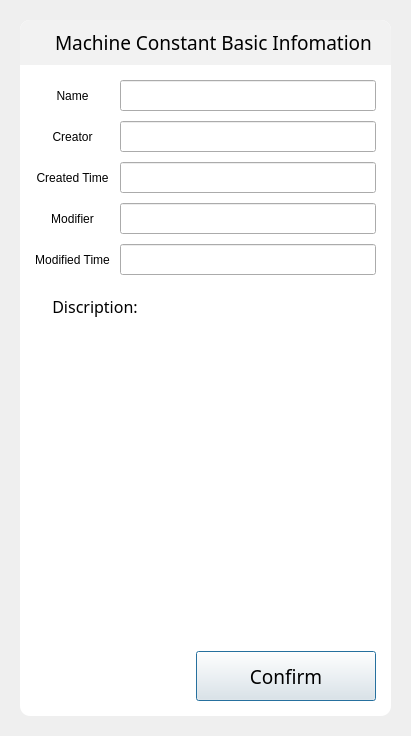
<?xml version="1.0" encoding="UTF-8"?>
<ui version="4.0">
 <class>ConstantBasicInformation</class>
 <widget class="QDialog" name="ConstantBasicInformation">
  <property name="geometry">
   <rect>
    <x>0</x>
    <y>0</y>
    <width>411</width>
    <height>736</height>
   </rect>
  </property>
  <property name="windowTitle">
   <string>Dialog</string>
  </property>
  <layout class="QGridLayout" name="gridLayout">
   <property name="leftMargin">
    <number>20</number>
   </property>
   <property name="topMargin">
    <number>20</number>
   </property>
   <property name="rightMargin">
    <number>20</number>
   </property>
   <property name="bottomMargin">
    <number>20</number>
   </property>
   <property name="horizontalSpacing">
    <number>0</number>
   </property>
   <item row="0" column="0">
    <widget class="QFrame" name="dialog_frame">
     <property name="styleSheet">
      <string notr="true">QFrame{
background-color:#FFFFFF;
	border-radius:10px;
}</string>
     </property>
     <property name="frameShape">
      <enum>QFrame::StyledPanel</enum>
     </property>
     <property name="frameShadow">
      <enum>QFrame::Raised</enum>
     </property>
     <layout class="QVBoxLayout" name="verticalLayout">
      <property name="spacing">
       <number>0</number>
      </property>
      <property name="leftMargin">
       <number>0</number>
      </property>
      <property name="topMargin">
       <number>0</number>
      </property>
      <property name="rightMargin">
       <number>0</number>
      </property>
      <property name="bottomMargin">
       <number>0</number>
      </property>
      <item>
       <widget class="QFrame" name="frame_head">
        <property name="minimumSize">
         <size>
          <width>0</width>
          <height>40</height>
         </size>
        </property>
        <property name="maximumSize">
         <size>
          <width>16777215</width>
          <height>45</height>
         </size>
        </property>
        <property name="styleSheet">
         <string notr="true">QFrame{
	border-top-left-radius:10px;
	border-top-right-radius:10px;
	border-bottom-left-radius:0px;
	border-bottom-right-radius:0px;
	background-color:#F2F2F2;
}</string>
        </property>
        <property name="frameShape">
         <enum>QFrame::StyledPanel</enum>
        </property>
        <property name="frameShadow">
         <enum>QFrame::Raised</enum>
        </property>
        <layout class="QHBoxLayout" name="horizontalLayout_2">
         <property name="spacing">
          <number>15</number>
         </property>
         <property name="leftMargin">
          <number>15</number>
         </property>
         <property name="topMargin">
          <number>10</number>
         </property>
         <property name="rightMargin">
          <number>15</number>
         </property>
         <property name="bottomMargin">
          <number>10</number>
         </property>
         <item>
          <widget class="QLabel" name="lbl_Decorate">
           <property name="minimumSize">
            <size>
             <width>5</width>
             <height>0</height>
            </size>
           </property>
           <property name="maximumSize">
            <size>
             <width>5</width>
             <height>16777215</height>
            </size>
           </property>
           <property name="text">
            <string/>
           </property>
          </widget>
         </item>
         <item>
          <widget class="QLabel" name="lbl_Title">
           <property name="font">
            <font>
             <family>HarmonyOS Sans</family>
             <pointsize>14</pointsize>
            </font>
           </property>
           <property name="text">
            <string>Machine Constant Basic Infomation</string>
           </property>
          </widget>
         </item>
        </layout>
       </widget>
      </item>
      <item>
       <widget class="QWidget" name="widget" native="true">
        <property name="sizePolicy">
         <sizepolicy hsizetype="Preferred" vsizetype="Preferred">
          <horstretch>0</horstretch>
          <verstretch>0</verstretch>
         </sizepolicy>
        </property>
        <property name="minimumSize">
         <size>
          <width>0</width>
          <height>0</height>
         </size>
        </property>
        <property name="font">
         <font>
          <family>Agency FB</family>
          <pointsize>9</pointsize>
         </font>
        </property>
        <property name="cursor">
         <cursorShape>ArrowCursor</cursorShape>
        </property>
        <property name="mouseTracking">
         <bool>false</bool>
        </property>
        <property name="focusPolicy">
         <enum>Qt::NoFocus</enum>
        </property>
        <property name="acceptDrops">
         <bool>false</bool>
        </property>
        <layout class="QGridLayout" name="gridLayout_3">
         <property name="leftMargin">
          <number>15</number>
         </property>
         <property name="topMargin">
          <number>15</number>
         </property>
         <property name="rightMargin">
          <number>15</number>
         </property>
         <property name="bottomMargin">
          <number>10</number>
         </property>
         <property name="spacing">
          <number>10</number>
         </property>
         <item row="0" column="1">
          <widget class="QLineEdit" name="led_name">
           <property name="sizePolicy">
            <sizepolicy hsizetype="Expanding" vsizetype="Preferred">
             <horstretch>0</horstretch>
             <verstretch>0</verstretch>
            </sizepolicy>
           </property>
           <property name="font">
            <font>
             <family>HarmonyOS Sans</family>
             <pointsize>12</pointsize>
            </font>
           </property>
           <property name="alignment">
            <set>Qt::AlignCenter</set>
           </property>
          </widget>
         </item>
         <item row="6" column="0">
          <widget class="QLabel" name="lbl_modifier_time">
           <property name="text">
            <string>Modified Time</string>
           </property>
           <property name="alignment">
            <set>Qt::AlignCenter</set>
           </property>
          </widget>
         </item>
         <item row="0" column="0">
          <widget class="QLabel" name="lbl_name">
           <property name="text">
            <string>Name</string>
           </property>
           <property name="alignment">
            <set>Qt::AlignCenter</set>
           </property>
          </widget>
         </item>
         <item row="1" column="0">
          <widget class="QLabel" name="lbl_creator">
           <property name="text">
            <string>Creator</string>
           </property>
           <property name="alignment">
            <set>Qt::AlignCenter</set>
           </property>
          </widget>
         </item>
         <item row="5" column="0">
          <widget class="QLabel" name="lbl_modifier">
           <property name="text">
            <string>Modifier</string>
           </property>
           <property name="alignment">
            <set>Qt::AlignCenter</set>
           </property>
          </widget>
         </item>
         <item row="2" column="0">
          <widget class="QLabel" name="lbl_created_time">
           <property name="text">
            <string>Created Time</string>
           </property>
           <property name="alignment">
            <set>Qt::AlignCenter</set>
           </property>
          </widget>
         </item>
         <item row="1" column="1">
          <widget class="QLineEdit" name="led_creator">
           <property name="sizePolicy">
            <sizepolicy hsizetype="Expanding" vsizetype="Preferred">
             <horstretch>0</horstretch>
             <verstretch>0</verstretch>
            </sizepolicy>
           </property>
           <property name="font">
            <font>
             <family>HarmonyOS Sans</family>
             <pointsize>12</pointsize>
            </font>
           </property>
           <property name="alignment">
            <set>Qt::AlignCenter</set>
           </property>
          </widget>
         </item>
         <item row="2" column="1">
          <widget class="QLineEdit" name="led_creted_time">
           <property name="sizePolicy">
            <sizepolicy hsizetype="Expanding" vsizetype="Preferred">
             <horstretch>0</horstretch>
             <verstretch>0</verstretch>
            </sizepolicy>
           </property>
           <property name="font">
            <font>
             <family>HarmonyOS Sans</family>
             <pointsize>12</pointsize>
            </font>
           </property>
           <property name="alignment">
            <set>Qt::AlignCenter</set>
           </property>
          </widget>
         </item>
         <item row="6" column="1">
          <widget class="QLineEdit" name="led_modifier_time">
           <property name="sizePolicy">
            <sizepolicy hsizetype="Expanding" vsizetype="Preferred">
             <horstretch>0</horstretch>
             <verstretch>0</verstretch>
            </sizepolicy>
           </property>
           <property name="font">
            <font>
             <family>HarmonyOS Sans</family>
             <pointsize>12</pointsize>
            </font>
           </property>
           <property name="alignment">
            <set>Qt::AlignCenter</set>
           </property>
          </widget>
         </item>
         <item row="5" column="1">
          <widget class="QLineEdit" name="led_modifier">
           <property name="sizePolicy">
            <sizepolicy hsizetype="Expanding" vsizetype="Preferred">
             <horstretch>0</horstretch>
             <verstretch>0</verstretch>
            </sizepolicy>
           </property>
           <property name="font">
            <font>
             <family>HarmonyOS Sans</family>
             <pointsize>12</pointsize>
            </font>
           </property>
           <property name="alignment">
            <set>Qt::AlignCenter</set>
           </property>
          </widget>
         </item>
        </layout>
       </widget>
      </item>
      <item>
       <widget class="QWidget" name="widget_2" native="true">
        <property name="sizePolicy">
         <sizepolicy hsizetype="Preferred" vsizetype="Expanding">
          <horstretch>0</horstretch>
          <verstretch>0</verstretch>
         </sizepolicy>
        </property>
        <layout class="QGridLayout" name="gridLayout_3">
         <property name="leftMargin">
          <number>15</number>
         </property>
         <property name="topMargin">
          <number>5</number>
         </property>
         <property name="rightMargin">
          <number>15</number>
         </property>
         <property name="bottomMargin">
          <number>15</number>
         </property>
         <property name="spacing">
          <number>10</number>
         </property>
         <item row="1" column="0">
          <widget class="QLabel" name="lbl_Description">
           <property name="sizePolicy">
            <sizepolicy hsizetype="Preferred" vsizetype="Preferred">
             <horstretch>0</horstretch>
             <verstretch>0</verstretch>
            </sizepolicy>
           </property>
           <property name="minimumSize">
            <size>
             <width>120</width>
             <height>33</height>
            </size>
           </property>
           <property name="maximumSize">
            <size>
             <width>120</width>
             <height>16777215</height>
            </size>
           </property>
           <property name="font">
            <font>
             <family>HarmonyOS Sans</family>
             <pointsize>12</pointsize>
            </font>
           </property>
           <property name="text">
            <string>Discription:</string>
           </property>
           <property name="alignment">
            <set>Qt::AlignCenter</set>
           </property>
          </widget>
         </item>
         <item row="1" column="1" rowspan="2">
          <widget class="QTextEdit" name="ted_Description">
           <property name="font">
            <font>
             <family>HarmonyOS Sans</family>
             <pointsize>12</pointsize>
            </font>
           </property>
          </widget>
         </item>
         <item row="2" column="0">
          <spacer name="verticalSpacer">
           <property name="orientation">
            <enum>Qt::Vertical</enum>
           </property>
           <property name="sizeHint" stdset="0">
            <size>
             <width>20</width>
             <height>169</height>
            </size>
           </property>
          </spacer>
         </item>
        </layout>
       </widget>
      </item>
      <item>
       <layout class="QHBoxLayout" name="horizontalLayout">
        <property name="spacing">
         <number>10</number>
        </property>
        <property name="leftMargin">
         <number>15</number>
        </property>
        <property name="topMargin">
         <number>15</number>
        </property>
        <property name="rightMargin">
         <number>15</number>
        </property>
        <property name="bottomMargin">
         <number>15</number>
        </property>
        <item>
         <spacer name="horizontalSpacer">
          <property name="orientation">
           <enum>Qt::Horizontal</enum>
          </property>
          <property name="sizeHint" stdset="0">
           <size>
            <width>40</width>
            <height>20</height>
           </size>
          </property>
         </spacer>
        </item>
        <item>
         <widget class="QPushButton" name="btn_Confirm">
          <property name="sizePolicy">
           <sizepolicy hsizetype="Minimum" vsizetype="Fixed">
            <horstretch>0</horstretch>
            <verstretch>0</verstretch>
           </sizepolicy>
          </property>
          <property name="minimumSize">
           <size>
            <width>180</width>
            <height>50</height>
           </size>
          </property>
          <property name="maximumSize">
           <size>
            <width>180</width>
            <height>50</height>
           </size>
          </property>
          <property name="font">
           <font>
            <family>HarmonyOS Sans</family>
            <pointsize>14</pointsize>
           </font>
          </property>
          <property name="layoutDirection">
           <enum>Qt::RightToLeft</enum>
          </property>
          <property name="text">
           <string>Confirm</string>
          </property>
         </widget>
        </item>
       </layout>
      </item>
     </layout>
    </widget>
   </item>
  </layout>
 </widget>
 <resources/>
 <connections/>
</ui>
